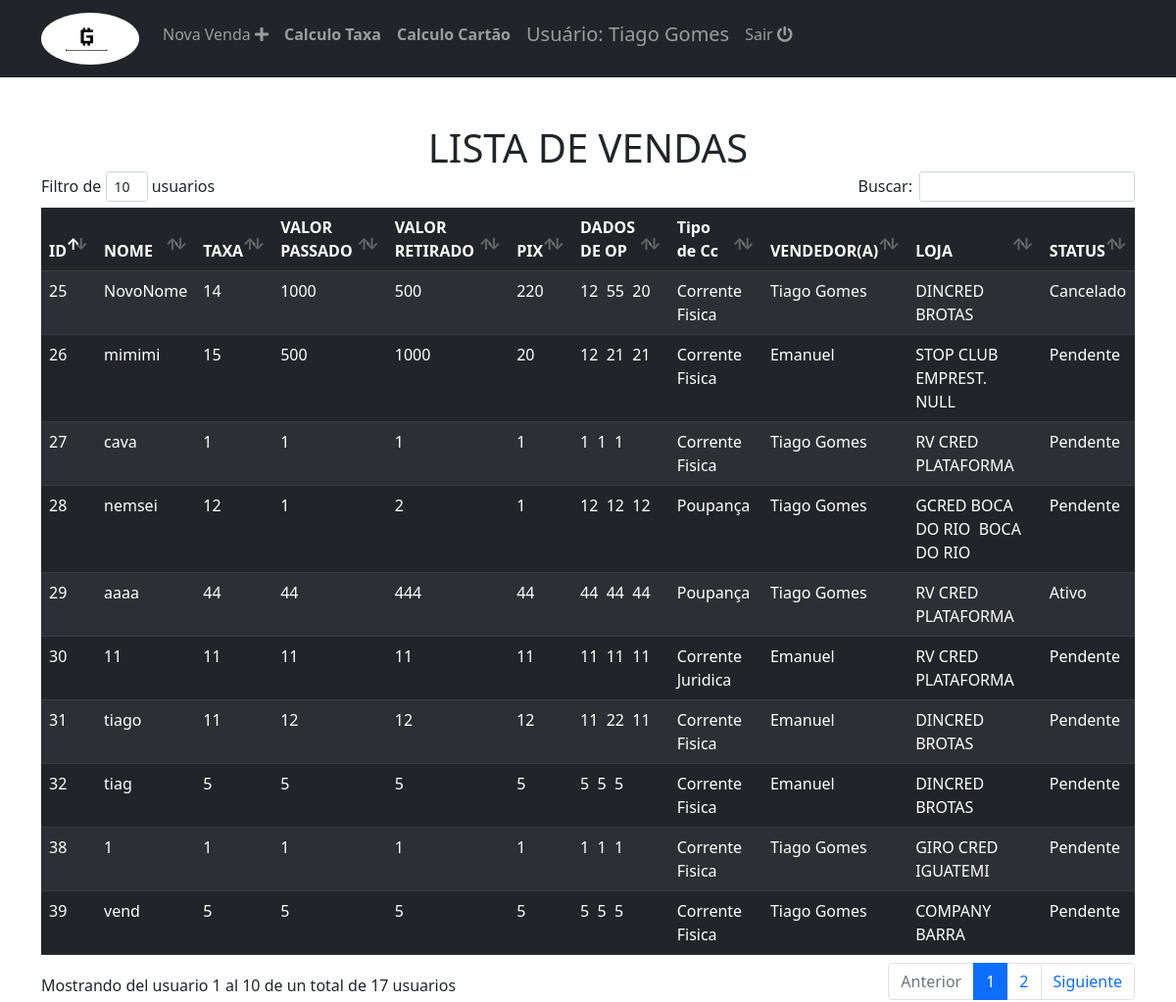
Page /views/lector.php (signed in) on the committed database.
### tables this page shows
CREATE TABLE `vendas` (
  `id_vendas` int(11) NOT NULL,
  `nome` varchar(100) NOT NULL,
  `taxa` varchar(25) NOT NULL,
  `numNsu` varchar(20) DEFAULT NULL,
  `fotoNsu` varchar(20) NOT NULL,
  `valor` varchar(10) DEFAULT NULL,
  `valorR` varchar(300) DEFAULT NULL,
  `pix` varchar(20) NOT NULL,
  `operacao` varchar(100) NOT NULL,
  `conta` varchar(25) DEFAULT NULL,
  `agencia` varchar(25) DEFAULT NULL,
  `banco` varchar(25) DEFAULT NULL,
  `cpf` varchar(20) DEFAULT NULL,
  `tipConta` varchar(25) DEFAULT NULL,
  `data_cadastro` timestamp NOT NULL DEFAULT current_timestamp() ON UPDATE current_timestamp(),
  `ultima_alteracao` datetime DEFAULT NULL,
  `criado_por` varchar(200) NOT NULL,
  `alterado_por` varchar(100) DEFAULT NULL,
  `situacao` varchar(20) NOT NULL DEFAULT '4',
  `loja` int(2) DEFAULT NULL,
  `usuario` int(10) NOT NULL,
  `fotoVend` varchar(220) DEFAULT NULL
);

CREATE TABLE `tipconta` (
  `id_tipoC` int(1) NOT NULL,
  `nome_Conta` varchar(30) NOT NULL,
  `fk_banco` int(10) NOT NULL
);

CREATE TABLE `user` (
  `id` int(11) NOT NULL,
  `nombre` varchar(50) NOT NULL,
  `edad` int(50) NOT NULL,
  `correo` varchar(50) NOT NULL,
  `telefono` varchar(50) NOT NULL,
  `password` varchar(50) NOT NULL,
  `fecha` timestamp NOT NULL DEFAULT current_timestamp() ON UPDATE current_timestamp(),
  `rol` int(11) NOT NULL,
  `imagen` varchar(250) NOT NULL,
  `cargo` varchar(70) NOT NULL,
  `usuario` varchar(20) DEFAULT NULL,
  `loja` int(3) DEFAULT NULL
);

CREATE TABLE `loja` (
  `id_lojas` int(11) NOT NULL,
  `nome_loja` varchar(220) NOT NULL,
  `localidade` varchar(50) NOT NULL,
  `fk_estado` varchar(3) NOT NULL,
  `quant_cliente` varchar(1) NOT NULL DEFAULT '1'
);

CREATE TABLE `status` (
  `id_status` int(11) NOT NULL,
  `nome_status` varchar(15) NOT NULL
);

### views/lector.php (the view, shortened to what this page needs)
<!DOCTYPE html>
<html lang="en">
<head>
  <link rel="stylesheet" href="https://use.fontawesome.com/releases/v5.8.1/css/all.css">
  <link rel="stylesheet" href="../DataTables/css/dataTables.bootstrap4.min.css">
  <link rel="stylesheet" href="../css/es.css">
</head>
<?php include 'menu12.php'; ?>
<div class="container is-fluid">
  <!-- <div class="col-xs-12">
    <h1>Usuário: <?php echo $_SESSION['nombre']; ?></h1>
    <br> -->
  <h1>LISTA DE VENDAS</h1>
  <table class="table table-striped table-dark " id="table_id">
    <thead>
      <tr>
        <th>ID</th>
        <th>NOME</th>
        <th>TAXA</th>
        <th>VALOR PASSADO</th>
        <th>VALOR RETIRADO</th>
        <th>PIX</th>
        <th>DADOS DE OP</th>
        <th>Tipo de Cc</th>
        <th>VENDEDOR(A)</th>
        <th>LOJA</th>
        <th>STATUS</th>
      </tr>
    </thead>
    <tbody>
      <?php
      $conexion = mysqli_connect("localhost", "root", "", "gcred");
      $SQL = "SELECT vend.id_vendas, vend.nome, vend.taxa, vend.pix, vend.valor, vend.valorR, vend.criado_por, vend.operacao, vend.conta, vend.agencia, vend.banco, vend.cpf, vend.tipConta, vend.loja, vend.situacao,
      l.nome_loja as lj_nome, l.localidade,
      st.nome_status,
      tc.id_tipoC, tc.nome_Conta as nomC,
      u.nombre,
      b.id_banco, b.nome_banco
      from vendas as vend
      inner join loja as l on l.id_lojas=vend.loja
      inner join status as st on st.id_status = vend.situacao
      inner join tipconta as tc on tc.id_tipoC = vend.tipConta
      inner join user as u ON u.id = vend.criado_por
      inner join banco as b on b.id_banco = vend.banco";
      $dato = mysqli_query($conexion, $SQL);
      if ($dato->num_rows > 0) {
        while ($fila = mysqli_fetch_array($dato)) {
      ?>
          <tr>
            <td><?php echo $fila['id_vendas']; ?></td>
            <td><?php echo $fila['nome']; ?></td>
            <td><?php echo $fila['taxa']; ?></td>
            <td><?php echo $fila['valor']; ?></td>
            <td><?php echo $fila['valorR']; ?></td>
            <td><?php echo $fila['pix']; ?></td>
            <td>
              <?php echo $fila['operacao']; ?>&nbsp;
              <?php echo $fila['conta']; ?>&nbsp;
              <?php echo $fila['agencia']; ?>
            </td>
            <td><?php echo $fila['nomC']; ?></td>
            <td><?php echo $fila['nombre']; ?></td>
            <td>
              <?php echo $fila['lj_nome']; ?>&nbsp;
              <?php echo $fila['localidade']; ?>&nbsp;
            </td>
            <td><?php echo $fila['nome_status']; ?></td>
          <?php
        }
      } else {
          ?>
          <tr class="text-center">
            <td colspan="16">Nâo existe registros</td>
          </tr>
        <?php
      }
        ?>
        </body>
  </table>
</html>

### views/menu12.php (shortened to what this page needs)
<nav class="navbar navbar-expand-lg navbar-dark bg-dark">
    <div class="container">
        <a class="navbar-brand" href="user.php">
            <img src="../imgs/Glogo.jpg" alt="Seu Logotipo" style="width: 100px; max-width: 100%; height: auto; border-radius: 50%;">
        </a>
        <div class="collapse navbar-collapse" id="navbarNav">
            <ul class="navbar-nav ml-auto">
                <li class="nav-item">
                    <a type="button" class="nav-link" data-toggle="modal" data-target="#create">
                        <span class="glyphicon glyphicon-plus"></span> Nova Venda
                        <i class="fa fa-plus"></i> </a>
                </li>
                <li class="nav-item">
                    <a href="calculosLeitor.php" class="nav-link"><b>Calculo Taxa</b> </a>
                </li>
                <li class="nav-item">
                    <a href="cartao2Leitor.php" class="nav-link"><b>Calculo Cartão</b> </a>
                </li>
                <li class="nav-item active">
                    <a class="nav-link">
                        <h5>Usuário: <?php echo $_SESSION['nombre']; ?></h5>
                    </a>
                </li>
                <li class="nav-item">
                    <a class="nav-link" href="../includes/_sesion/cerrarSesion.php">Sair
                        <i class="fa fa-power-off" aria-hidden="true"></i>
                    </a>
                </li>
            </ul>
        </div>
    </div>
</nav>
<br>
<br>

### views/lector.php (style rules this page uses)
h1 { display: flex; justify-content: center; align-items: center; margin: 0; }

### rows in the picture
vendas: id_vendas "26", nome "mimimi", taxa "15", valor "500", valorR "1000", pix "20", operacao "12", conta "21", agencia "21", tipconta.nome_Conta "Corrente Fisica", user.nombre "Emanuel", loja.nome_loja "STOP CLUB EMPREST.", loja.localidade "NULL", status.nome_status "Pendente"
vendas: id_vendas "25", nome "NovoNome", taxa "14", valor "1000", valorR "500", pix "220", operacao "12", conta "55", agencia "20", tipconta.nome_Conta "Corrente Fisica", user.nombre "Tiago Gomes", loja.nome_loja "DINCRED", loja.localidade "BROTAS", status.nome_status "Cancelado"
vendas: id_vendas "27", nome "cava", taxa "1", valor "1", valorR "1", pix "1", operacao "1", conta "1", agencia "1", tipconta.nome_Conta "Corrente Fisica", user.nombre "Tiago Gomes", loja.nome_loja "RV CRED", loja.localidade "PLATAFORMA", status.nome_status "Pendente"
vendas: id_vendas "28", nome "nemsei", taxa "12", valor "1", valorR "2", pix "1", operacao "12", conta "12", agencia "12", tipconta.nome_Conta "Poupança", user.nombre "Tiago Gomes", loja.nome_loja "GCRED BOCA DO RIO", loja.localidade "BOCA DO RIO", status.nome_status "Pendente"
vendas: id_vendas "29", nome "aaaa", taxa "44", valor "44", valorR "444", pix "44", operacao "44", conta "44", agencia "44", tipconta.nome_Conta "Poupança", user.nombre "Tiago Gomes", loja.nome_loja "RV CRED", loja.localidade "PLATAFORMA", status.nome_status "Ativo"
vendas: id_vendas "30", nome "11", taxa "11", valor "11", valorR "11", pix "11", operacao "11", conta "11", agencia "11", tipconta.nome_Conta "Corrente Juridica", user.nombre "Emanuel", loja.nome_loja "RV CRED", loja.localidade "PLATAFORMA", status.nome_status "Pendente"
vendas: id_vendas "31", nome "tiago", taxa "11", valor "12", valorR "12", pix "12", operacao "11", conta "22", agencia "11", tipconta.nome_Conta "Corrente Fisica", user.nombre "Emanuel", loja.nome_loja "DINCRED", loja.localidade "BROTAS", status.nome_status "Pendente"
vendas: id_vendas "32", nome "tiag", taxa "5", valor "5", valorR "5", pix "5", operacao "5", conta "5", agencia "5", tipconta.nome_Conta "Corrente Fisica", user.nombre "Emanuel", loja.nome_loja "DINCRED", loja.localidade "BROTAS", status.nome_status "Pendente"
vendas: id_vendas "39", nome "vend", taxa "5", valor "5", valorR "5", pix "5", operacao "5", conta "5", agencia "5", tipconta.nome_Conta "Corrente Fisica", user.nombre "Tiago Gomes", loja.nome_loja "COMPANY", loja.localidade "BARRA", status.nome_status "Pendente"
vendas: id_vendas "38", nome "1", taxa "1", valor "1", valorR "1", pix "1", operacao "1", conta "1", agencia "1", tipconta.nome_Conta "Corrente Fisica", user.nombre "Tiago Gomes", loja.nome_loja "GIRO CRED", loja.localidade "IGUATEMI", status.nome_status "Pendente"

### other values in the picture
$_SESSION['nombre'] "Tiago Gomes"
